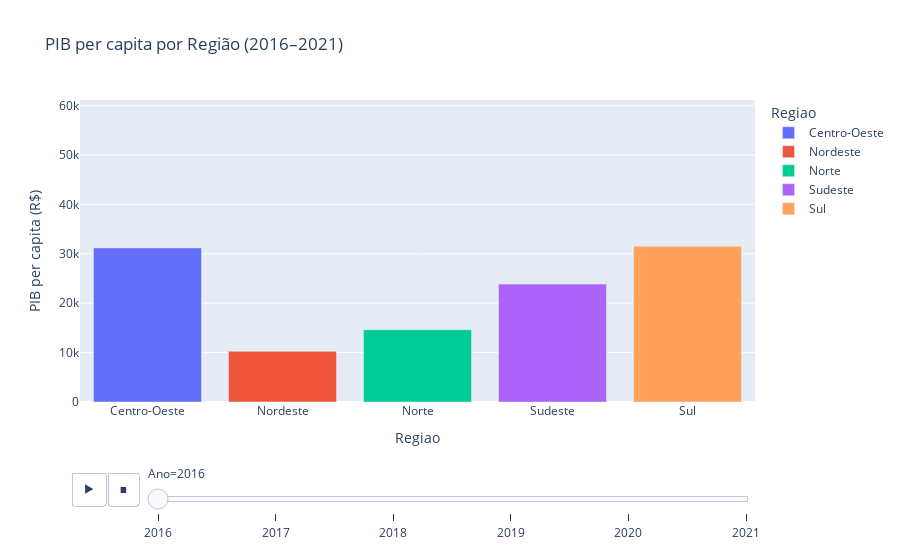

Notebook cell for this chart:
### Markdown cell above
#### 📊 Análise Exploratória do PIB per capita ao longo do tempo
Analisar o PIB_per_capita por estado e região ao longo do tempo (2016-2021).

### Code cell
df_regiao = pd.read_csv('pib_per_capita/pib_per_capita_regioes.csv')
df_regiao['Ano'] = df_regiao['Ano'].astype(str)


fig_regiao = px.bar(
    df_regiao,
    x='Regiao',
    y='PIB_per_capita',
    color='Regiao',
    animation_frame='Ano',
    animation_group='Regiao',  
    title='PIB per capita por Região (2016–2021)',
    labels={'PIB_per_capita': 'PIB per capita (R$)'},
    range_y=[0, df_regiao['PIB_per_capita'].max() * 1.1]
)

# Mostra o gráfico
fig_regiao.show()

### Figure 1 — Plotly figure (JSON) as saved in the notebook; plotly's stock layout.template omitted (floating-point values rounded to 4 significant figures)
{"data": [{"hovertemplate": "Regiao=%{x}<br>Ano=2016<br>PIB per capita (R$)=%{y}<extra></extra>", "ids": ["Centro-Oeste"], "legendgroup": "Centro-Oeste", "marker": {"color": "#636efa", "pattern": {"shape": ""}}, "name": "Centro-Oeste", "orientation": "v", "showlegend": true, "textposition": "auto", "type": "bar", "x": ["Centro-Oeste"], "xaxis": "x", "y": [31210.0], "yaxis": "y"}, {"hovertemplate": "Regiao=%{x}<br>Ano=2016<br>PIB per capita (R$)=%{y}<extra></extra>", "ids": ["Nordeste"], "legendgroup": "Nordeste", "marker": {"color": "#EF553B", "pattern": {"shape": ""}}, "name": "Nordeste", "orientation": "v", "showlegend": true, "textposition": "auto", "type": "bar", "x": ["Nordeste"], "xaxis": "x", "y": [10260.0], "yaxis": "y"}, {"hovertemplate": "Regiao=%{x}<br>Ano=2016<br>PIB per capita (R$)=%{y}<extra></extra>", "ids": ["Norte"], "legendgroup": "Norte", "marker": {"color": "#00cc96", "pattern": {"shape": ""}}, "name": "Norte", "orientation": "v", "showlegend": true, "textposition": "auto", "type": "bar", "x": ["Norte"], "xaxis": "x", "y": [14650.0], "yaxis": "y"}, {"hovertemplate": "Regiao=%{x}<br>Ano=2016<br>PIB per capita (R$)=%{y}<extra></extra>", "ids": ["Sudeste"], "legendgroup": "Sudeste", "marker": {"color": "#ab63fa", "pattern": {"shape": ""}}, "name": "Sudeste", "orientation": "v", "showlegend": true, "textposition": "auto", "type": "bar", "x": ["Sudeste"], "xaxis": "x", "y": [23870.0], "yaxis": "y"}, {"hovertemplate": "Regiao=%{x}<br>Ano=2016<br>PIB per capita (R$)=%{y}<extra></extra>", "ids": ["Sul"], "legendgroup": "Sul", "marker": {"color": "#FFA15A", "pattern": {"shape": ""}}, "name": "Sul", "orientation": "v", "showlegend": true, "textposition": "auto", "type": "bar", "x": ["Sul"], "xaxis": "x", "y": [31520.0], "yaxis": "y"}], "layout": {"barmode": "relative", "legend": {"title": {"text": "Regiao"}, "tracegroupgap": 0}, "sliders": [{"active": 0, "currentvalue": {"prefix": "Ano="}, "len": 0.9, "pad": {"b": 10, "t": 60}, "steps": [{"args": [["2016"], {"frame": {"duration": 0, "redraw": true}, "fromcurrent": true, "mode": "immediate", "transition": {"duration": 0, "easing": "linear"}}], "label": "2016", "method": "animate"}, {"args": [["2017"], {"frame": {"duration": 0, "redraw": true}, "fromcurrent": true, "mode": "immediate", "transition": {"duration": 0, "easing": "linear"}}], "label": "2017", "method": "animate"}, {"args": [["2018"], {"frame": {"duration": 0, "redraw": true}, "fromcurrent": true, "mode": "immediate", "transition": {"duration": 0, "easing": "linear"}}], "label": "2018", "method": "animate"}, {"args": [["2019"], {"frame": {"duration": 0, "redraw": true}, "fromcurrent": true, "mode": "immediate", "transition": {"duration": 0, "easing": "linear"}}], "label": "2019", "method": "animate"}, {"args": [["2020"], {"frame": {"duration": 0, "redraw": true}, "fromcurrent": true, "mode": "immediate", "transition": {"duration": 0, "easing": "linear"}}], "label": "2020", "method": "animate"}, {"args": [["2021"], {"frame": {"duration": 0, "redraw": true}, "fromcurrent": true, "mode": "immediate", "transition": {"duration": 0, "easing": "linear"}}], "label": "2021", "method": "animate"}], "x": 0.1, "xanchor": "left", "y": 0, "yanchor": "top"}], "title": {"text": "PIB per capita por Região (2016–2021)"}, "updatemenus": [{"buttons": [{"args": [null, {"frame": {"duration": 500, "redraw": true}, "fromcurrent": true, "mode": "immediate", "transition": {"duration": 500, "easing": "linear"}}], "label": "&#9654;", "method": "animate"}, {"args": [[null], {"frame": {"duration": 0, "redraw": true}, "fromcurrent": true, "mode": "immediate", "transition": {"duration": 0, "easing": "linear"}}], "label": "&#9724;", "method": "animate"}], "direction": "left", "pad": {"r": 10, "t": 70}, "showactive": false, "type": "buttons", "x": 0.1, "xanchor": "right", "y": 0, "yanchor": "top"}], "xaxis": {"anchor": "y", "categoryarray": ["Centro-Oeste", "Nordeste", "Norte", "Sudeste", "Sul"], "categoryorder": "array", "domain": [0, 1], "title": {"text": "Regiao"}}, "yaxis": {"anchor": "x", "domain": [0, 1], "range": [0, 61150.0], "title": {"text": "PIB per capita (R$)"}}}}
